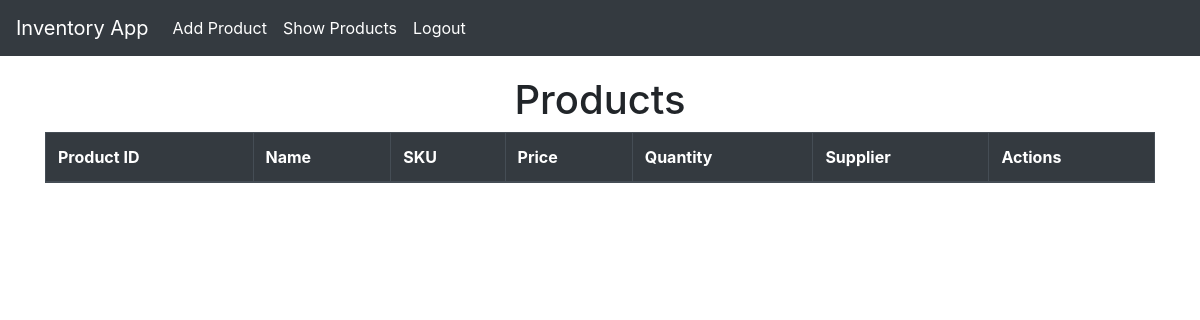
The page /list/ on the database as committed earlier.
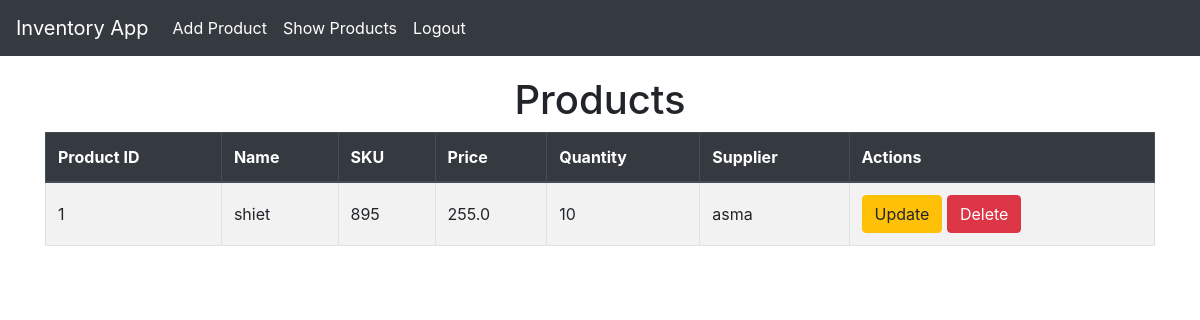
The same page on the database as committed later.
### Core/models.py (models this page shows, shortened)
class Product(models.Model):
    product_id = models.AutoField(primary_key=True)
    name = models.CharField(max_length=100)
    sku = models.CharField(max_length=50, unique = True)
    price = models.FloatField()
    quantity = models.IntegerField()
    supplier = models.CharField(max_length=100)
    bank_number = models.BinaryField()

### Core/views.py (the view)
# urls.py: path('list/', views.product_list_view, name="product_list"),
def product_list_view(request):
    products = Product.objects.all()
    return render(request, 'invapp/product_list.html', {'products':products})

### templates/invapp/product_list.html (shortened to what this page needs)
{% extends "invapp/layout.html" %}
{% block content %}
    <h1 class="text-center">Products</h1>
    <table class="table table-bordered table-striped ">
        <thead class="thead-dark">
            <tr>
                <th>Product ID</th>
                <th>Name</th>
                <th>SKU</th>
                <th>Price</th>
                <th>Quantity</th>
                <th>Supplier</th>
                <th>Actions</th>
            </tr>
        </thead>
        <tbody>
            {% for product in products %}
            <tr>
                <td>{{ product.product_id }} </td>
                <td>{{ product.name }} </td>
                <td>{{ product.sku }} </td>
                <td>{{ product.price }} </td>
                <td>{{ product.quantity }} </td>
                <td>{{ product.supplier }} </td>
                <td>
                    <a href="{% url 'product_update' product.product_id %}" class="btn btn-warning" >Update</a>
                    <a href="{% url 'product_delete' product.product_id %}" class="btn btn-danger" >Delete</a>
                </td>
            </tr>
            {% endfor %}
        </tbody>
    </table>
{% endblock %}

Rows that differ between the two databases and show on the page:
added Product: product_id "1", name "shiet", sku "895", price "255.0", quantity "10", supplier "asma"
